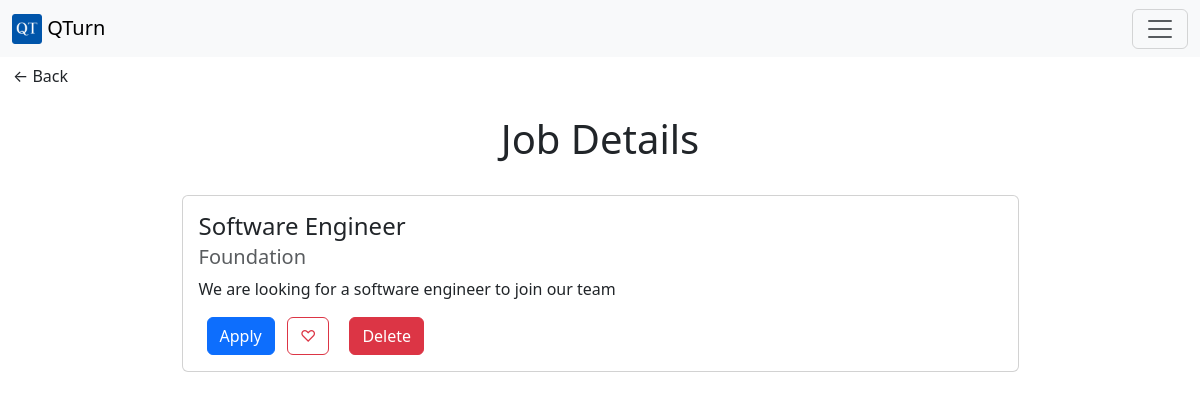
/jobs/1 (signed in), run on the app's committed database.
### tables this page shows
CREATE TABLE jobs (
  id INTEGER PRIMARY KEY AUTOINCREMENT,
  title TEXT NOT NULL,
  description TEXT NOT NULL,
  company TEXT NOT NULL,
  image TEXT NOT NULL default 'https://placehold.co/600x400.png',
  tags TEXT NOT NULL,
  url TEXT NOT NULL,
  created_at TEXT DEFAULT (datetime('now','localtime')),
  updated_at TEXT DEFAULT (datetime('now','localtime')),  
  creator_id INTEGER NOT NULL,
  FOREIGN KEY(creator_id) REFERENCES users(id)
);

### app.py (the view)
@app.route("/jobs/<int:job_id>", methods=["GET"])
@login_required
def job_details(job_id):
    try:
        rows = db.execute("SELECT * FROM jobs WHERE id = ?", job_id)
        job = rows[0]
        if not job:
            return render_error_message("Job not found", code=404)
        if session.get("user_id"):
            rows = db.execute(
                "SELECT job_id FROM favorites WHERE user_id = ? AND job_id = ?",
                session.get("user_id"),
                job_id,
            )
            job["is_favorite"] = len(rows) > 0
        if job["creator_id"] and session.get("user_id") == job["creator_id"]:
            job["is_owned_by_user"] = True
        return render_template("jobs/job_details.html", job=job)
    except (TemplateNotFound, RuntimeError, ValueError) as e:
        print(f"An error occurred: {e}")
        return render_error_message("Something went wrong", code=500)

### app.py (called while the page is built)
@app.after_request
def after_request(response):
    response.headers["Cache-Control"] = "no-cache, no-store, must-revalidate"
    response.headers["Expires"] = 0
    response.headers["Pragma"] = "no-cache"
    return response

### helpers.py (called while the page is built)
def login_required(f):
    @wraps(f)
    def decorated_function(*args, **kwargs):
        if session.get("user_id") is None:
            return redirect("/login")
        return f(*args, **kwargs)
    return decorated_function

### templates/jobs/job_details.html (shortened to what this page needs)
{% extends "layout.html" %}
{% block header %}
<h1>{% block title %}Job Details{% endblock %}</h1>
{% endblock %}
{% block content %}
<div class="container">
<div class="card w-75 mx-auto">
  <div class="card-body">
    <h4 class="card-title">{{ job.title }}</h4>
    <h5 class="card-subtitle mb-2 text-muted">{{ job.company }}</h5>
    <p class="card-text">{{ job.description }}</p>
    <a href="{{ job.url }}" class="text-decoration-none" target="_blank">
      <button class="btn btn-primary mx-2">Apply</button>
    </a>
    <button
      class="card-link like-button btn {{ 'btn-danger' if job.is_favorite else 'btn-outline-danger' }}"
      id="like-button"
      data-job-id="{{ job.id }}"
      data-is-favorite="{{ "true" if job.is_favorite }}"
    >
      {{ "♥" if job.is_favorite else "♡" }}
    </button>
    {% if job.is_owned_by_user %}
    <button class="card-link btn btn-danger" id="delete-button">Delete</button>
    {% endif %}
  </div>
</div>
</div>
{% endblock %}

### static/styles.css (style rules this page uses)
* { margin: 0; padding: 0; box-sizing: border-box; }
html, body { height: 100%; }

### data on the page
jobs: title "Software Engineer", company "Foundation", description "We are looking for a software engineer to join our team"

### other printed values
{{ "♥" if job.is_favorite else "♡" }} "♡"
